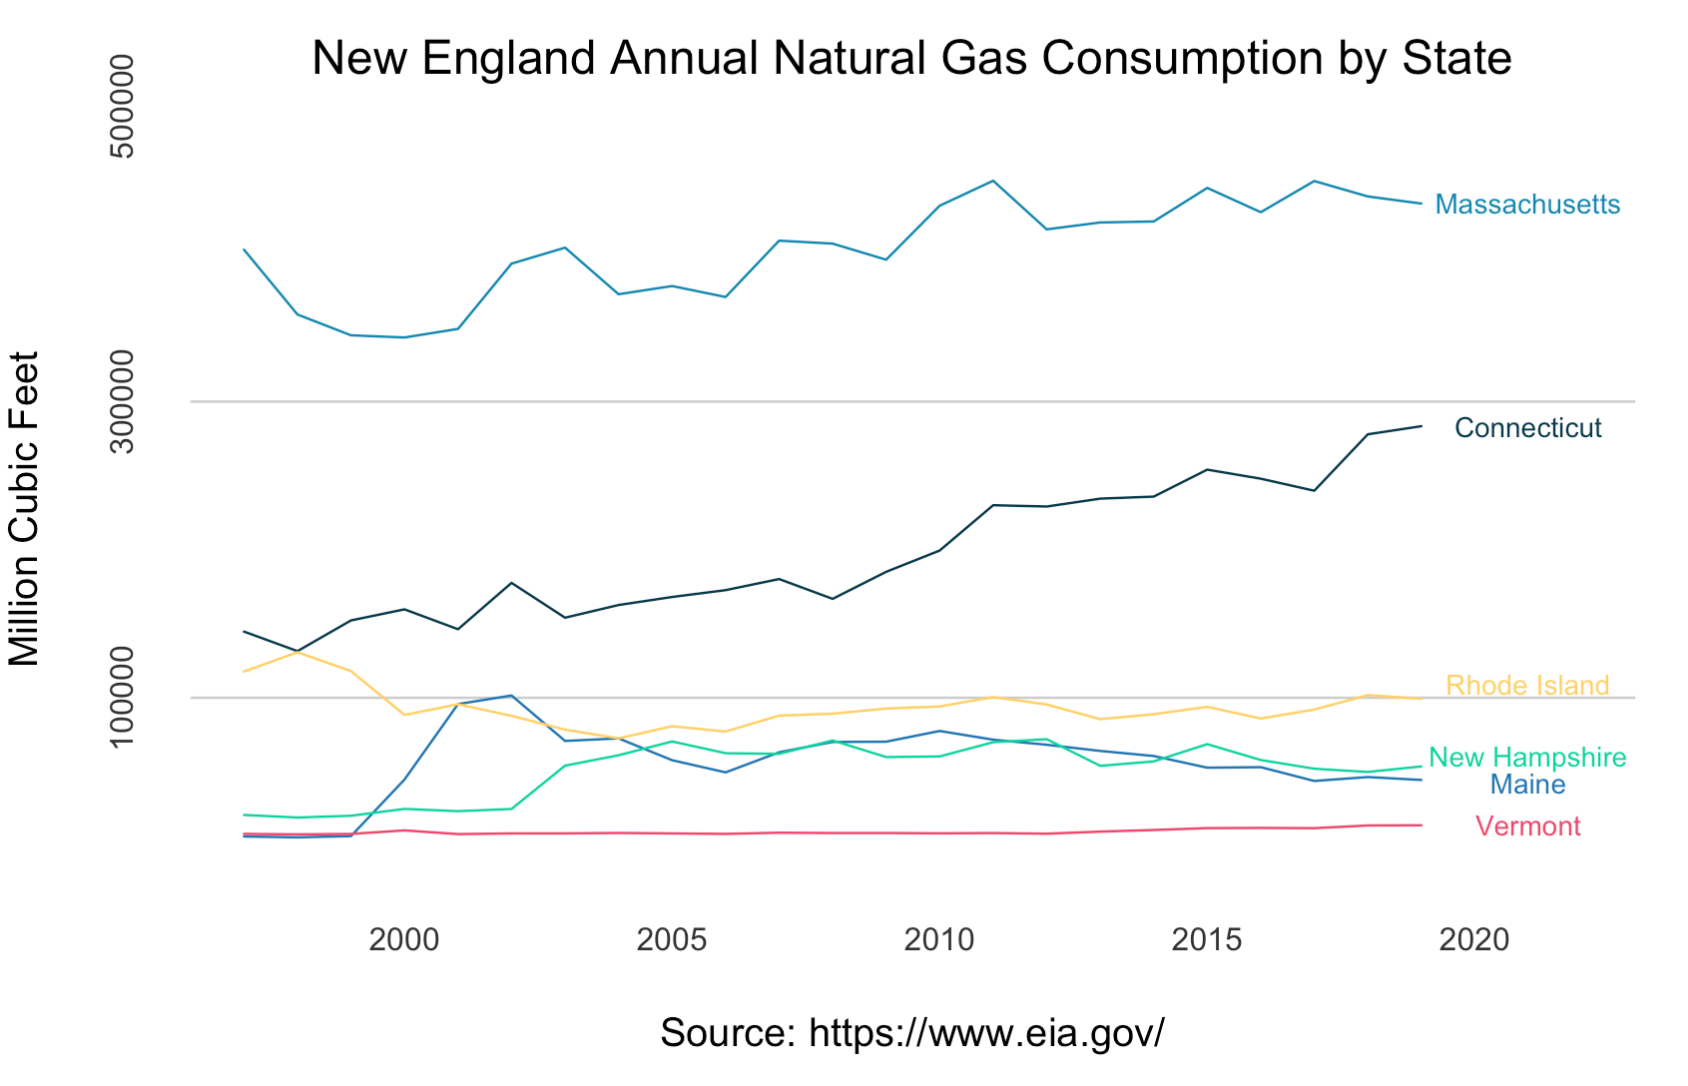

Generate this figure with R:
library(USgas)
data("us_total")
# Set labels
ne <- c("Connecticut", "Maine", "Massachusetts",
        "New Hampshire", "Rhode Island", "Vermont")

# Filter the data
ne_gas <-  us_total[which(us_total$state %in% ne),]

# Transform to wide format
ne_wide <- reshape(ne_gas, v.names = "y", idvar = "year",
                   timevar = "state", direction = "wide")
ne_wide <- ne_wide[order(ne_wide$year), ]

names(ne_wide) <- c("year",ne)

# Set the y and x axis ticks:
at_x <- seq(from = 2000, to = 2020, by = 5)

at_y <- pretty(ne_gas$y)[c(2, 4, 6)]

# plot the first series
plot(ne_wide$year, ne_wide$Connecticut,
     type = "l",
     col = "#073b4c",
     frame.plot = FALSE,
     axes = FALSE,
     panel.first = abline(h = c(at_y), col = "grey80"),
     main = "New England Annual Natural Gas Consumption by State",
     cex.main = 1.2, font.main = 1, col.main = "black",
     xlab = "Source: https://www.eia.gov/",
     font.axis = 1, cex.lab= 1,
     ylab = "Million Cubic Feet",
     ylim = c(min(ne_gas$y, na.rm = TRUE), max(ne_gas$y, na.rm = TRUE)),
     xlim = c(min(ne_gas$year), max(ne_gas$year) + 3))

# Add the 5 other series
lines(ne_wide$year, ne_wide$Maine, col = "#1f77b4")
lines(ne_wide$year, ne_wide$Massachusetts, col = "#118ab2")
lines(ne_wide$year, ne_wide$`New Hampshire`, col = "#06d6a0")
lines(ne_wide$year, ne_wide$`Rhode Island`, col = "#ffd166")
lines(ne_wide$year, ne_wide$Vermont, col = "#ef476f")

# Add the y and x axis ticks

mtext(side =1, text = format(at_x, digits=0, nsmall=0), at = at_x,
      col = "grey20", line = 1, cex = 0.8)

mtext(side =2, text = format(at_y, scientific = FALSE), at = at_y,
      col = "grey20", line = 1, cex = 0.8)

# Add text
text(max(ne_wide$year) + 2,
     tail(ne_wide$Connecticut,1),
     "Connecticut",
     col = "#073b4c",
     cex = 0.7)

text(max(ne_wide$year) + 2,
     tail(ne_wide$Maine,1) * 0.95,
     "Maine",
     col = "#1f77b4",
     cex = 0.7)

text(max(ne_wide$year) + 2,
     tail(ne_wide$Massachusetts,1),
     "Massachusetts",
     col = "#118ab2",
     cex = 0.7)

text(max(ne_wide$year) + 2,
     tail(ne_wide$`New Hampshire`,1) * 1.1,
     "New Hampshire",
     col = "#06d6a0",
     cex = 0.7)

text(max(ne_wide$year) + 2,
     tail(ne_wide$`Rhode Island`,1) * 1.1,
     "Rhode Island",
     col = "#ffd166",
     cex = 0.7)

text(max(ne_wide$year) + 2,
     tail(ne_wide$Vermont,1),
     "Vermont",
     col = "#ef476f",
     cex = 0.7)
